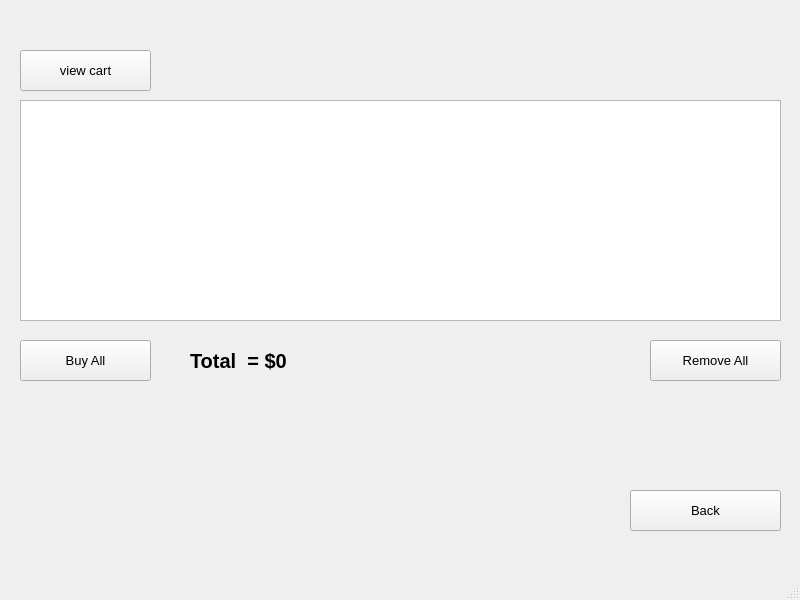
<?xml version="1.0" encoding="UTF-8"?>
<ui version="4.0">
 <class>MainWindow</class>
 <widget class="QMainWindow" name="MainWindow">
  <property name="geometry">
   <rect>
    <x>0</x>
    <y>0</y>
    <width>800</width>
    <height>600</height>
   </rect>
  </property>
  <property name="windowTitle">
   <string>MainWindow</string>
  </property>
  <widget class="QWidget" name="centralwidget">
   <widget class="QPushButton" name="pushButton_2">
    <property name="geometry">
     <rect>
      <x>630</x>
      <y>490</y>
      <width>151</width>
      <height>41</height>
     </rect>
    </property>
    <property name="font">
     <font>
      <pointsize>10</pointsize>
     </font>
    </property>
    <property name="text">
     <string>Back</string>
    </property>
   </widget>
   <widget class="QPushButton" name="pushButton_3">
    <property name="geometry">
     <rect>
      <x>650</x>
      <y>340</y>
      <width>131</width>
      <height>41</height>
     </rect>
    </property>
    <property name="font">
     <font>
      <pointsize>10</pointsize>
     </font>
    </property>
    <property name="text">
     <string>Remove All</string>
    </property>
   </widget>
   <widget class="QTableWidget" name="tableWidget">
    <property name="geometry">
     <rect>
      <x>20</x>
      <y>100</y>
      <width>761</width>
      <height>221</height>
     </rect>
    </property>
    <property name="font">
     <font>
      <weight>50</weight>
      <bold>false</bold>
     </font>
    </property>
   </widget>
   <widget class="QPushButton" name="pushButton_4">
    <property name="geometry">
     <rect>
      <x>20</x>
      <y>50</y>
      <width>131</width>
      <height>41</height>
     </rect>
    </property>
    <property name="font">
     <font>
      <pointsize>10</pointsize>
     </font>
    </property>
    <property name="text">
     <string>view cart</string>
    </property>
   </widget>
   <widget class="QPushButton" name="pushButton">
    <property name="geometry">
     <rect>
      <x>20</x>
      <y>340</y>
      <width>131</width>
      <height>41</height>
     </rect>
    </property>
    <property name="font">
     <font>
      <pointsize>10</pointsize>
     </font>
    </property>
    <property name="text">
     <string>Buy All</string>
    </property>
   </widget>
   <widget class="QLabel" name="label">
    <property name="geometry">
     <rect>
      <x>190</x>
      <y>340</y>
      <width>241</width>
      <height>41</height>
     </rect>
    </property>
    <property name="font">
     <font>
      <pointsize>15</pointsize>
      <weight>75</weight>
      <bold>true</bold>
     </font>
    </property>
    <property name="autoFillBackground">
     <bool>true</bool>
    </property>
    <property name="text">
     <string>Total  = $0</string>
    </property>
   </widget>
   <widget class="QLabel" name="label_2">
    <property name="geometry">
     <rect>
      <x>0</x>
      <y>-5</y>
      <width>801</width>
      <height>551</height>
     </rect>
    </property>
    <property name="text">
     <string/>
    </property>
    <property name="pixmap">
     <pixmap>360_F_225937425_qKwfa5FFOnWahx4WyPyBdZFkODQyOx95.jpg</pixmap>
    </property>
    <property name="scaledContents">
     <bool>true</bool>
    </property>
   </widget>
   <zorder>label_2</zorder>
   <zorder>pushButton_2</zorder>
   <zorder>pushButton_3</zorder>
   <zorder>tableWidget</zorder>
   <zorder>pushButton_4</zorder>
   <zorder>pushButton</zorder>
   <zorder>label</zorder>
  </widget>
  <widget class="QMenuBar" name="menubar">
   <property name="geometry">
    <rect>
     <x>0</x>
     <y>0</y>
     <width>800</width>
     <height>26</height>
    </rect>
   </property>
  </widget>
  <widget class="QStatusBar" name="statusbar"/>
 </widget>
 <resources/>
 <connections/>
</ui>
